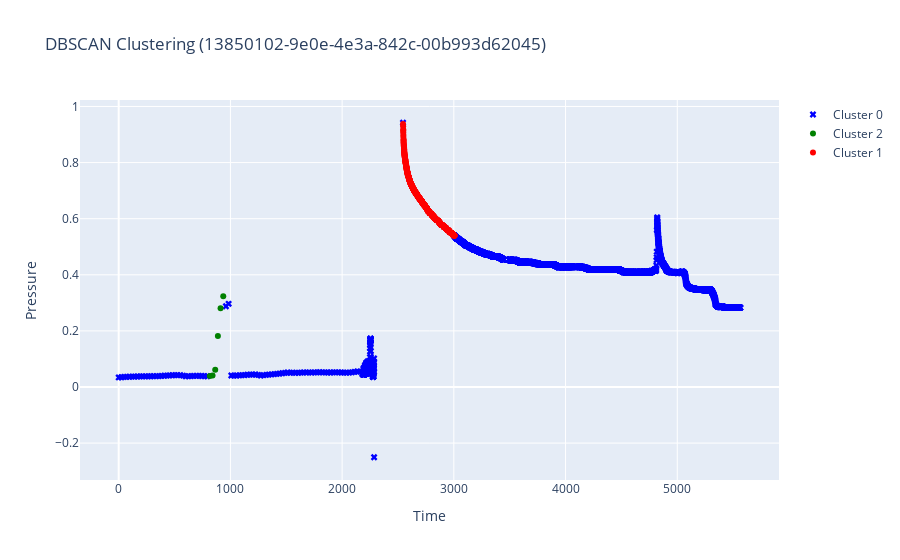

The cell this chart's notebook holds for it:
### Markdown cell above
## Сырая кластеризация

### Code cell
filename, recovery, drop, clust_df = process_file_without_postfilters(filename, DATA_PATH)
plot_data(clust_df, filename)

### Figure 1 — Plotly figure (JSON) as saved in the notebook; plotly's stock layout.template omitted (floating-point values rounded to 4 significant figures; data arrays with more than 128 entries replaced by an {"elided": "..."} marker saying what was removed)
{"data": [{"marker": {"color": "blue", "size": 6, "symbol": "x"}, "mode": "markers", "name": "Cluster 0", "type": "scatter", "x": {"elided": "4960 float values"}, "y": {"elided": "4960 float values"}}, {"marker": {"color": "green", "size": 6, "symbol": "circle"}, "mode": "markers", "name": "Cluster 2", "type": "scatter", "x": [816, 840, 864, 888, 912, 936], "y": [0.03931, 0.04057, 0.06148, 0.1816, 0.2803, 0.3233]}, {"marker": {"color": "red", "size": 6, "symbol": "circle"}, "mode": "markers", "name": "Cluster 1", "type": "scatter", "x": {"elided": "828 float values"}, "y": {"elided": "828 float values"}}], "layout": {"showlegend": true, "title": {"text": "DBSCAN Clustering (13850102-9e0e-4e3a-842c-00b993d62045)"}, "xaxis": {"title": {"text": "Time"}}, "yaxis": {"title": {"text": "Pressure"}}}}
